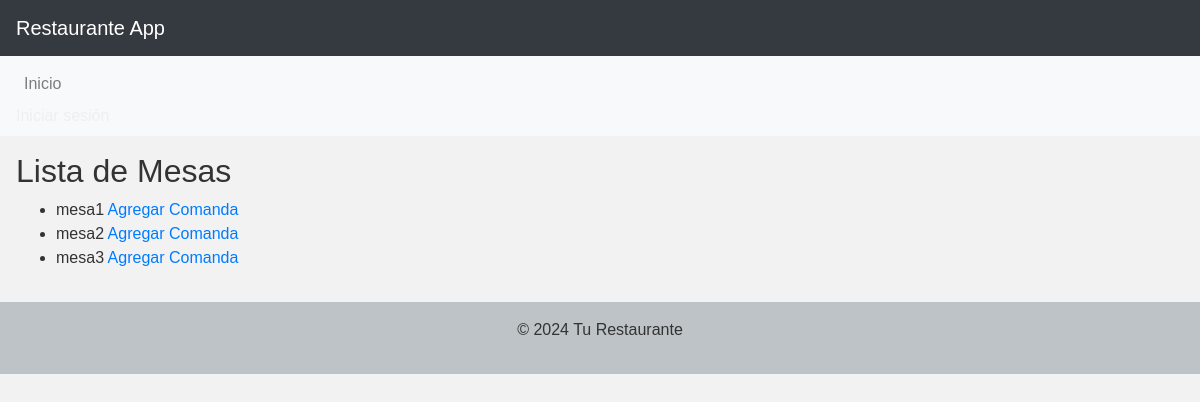
The app's page /lista_mesas/, older data.
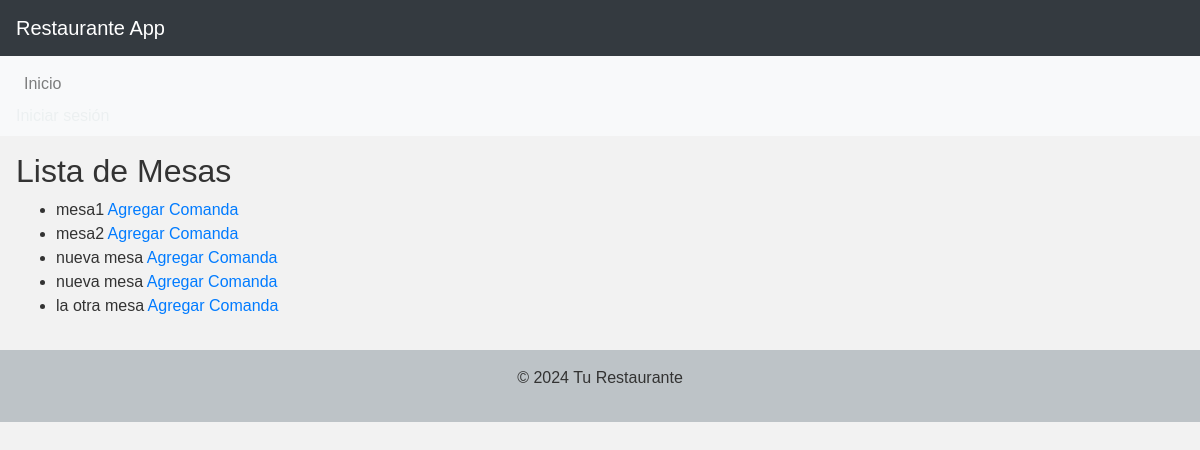
The same page, newer data.
### restaurante_app/models.py (models this page shows, shortened)
class Mesa(models.Model):
    nombre = models.CharField(max_length=100)
    abierta = models.BooleanField(default=False)
    cliente_nombre = models.CharField(max_length=100, blank=True, null=True)
    cliente_identificacion = models.CharField(max_length=20, blank=True, null=True)
    total_diario = models.DecimalField(max_digits=10, decimal_places=2, default=0)

### restaurante_app/views.py (the view)
# urls.py: path('lista_mesas/', views.lista_mesas, name='lista_mesas'),
def lista_mesas(request):
    mesas = Mesa.objects.all()
    return render(request, 'restaurante_app/lista_mesas.html', {'mesas': mesas})

### restaurante_app/templates/restaurante_app/lista_mesas.html
{% extends 'base.html' %}
{% block content %}
    <h2>Lista de Mesas</h2>
    <ul>
        {% for mesa in mesas %}
            <li>
                {{ mesa.nombre }}
                <a href="{% url 'agregar_comanda' mesa_id=mesa.id %}">Agregar Comanda</a>
            </li>
        {% endfor %}
    </ul>
{% endblock %}

Row changes from the older to the newer data that the page shows:
removed Mesa: nombre "mesa3"
added Mesa: nombre "nueva mesa"
added Mesa: nombre "nueva mesa"
added Mesa: nombre "la otra mesa"
